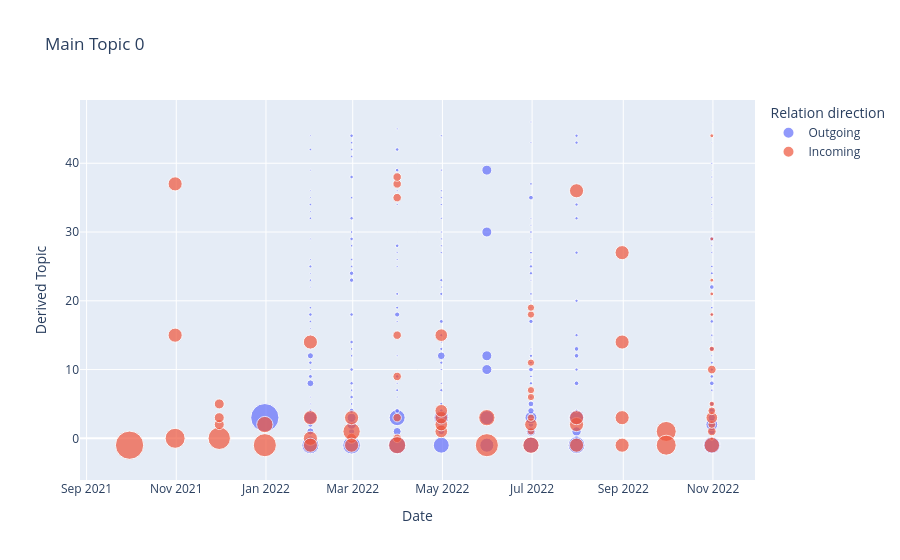
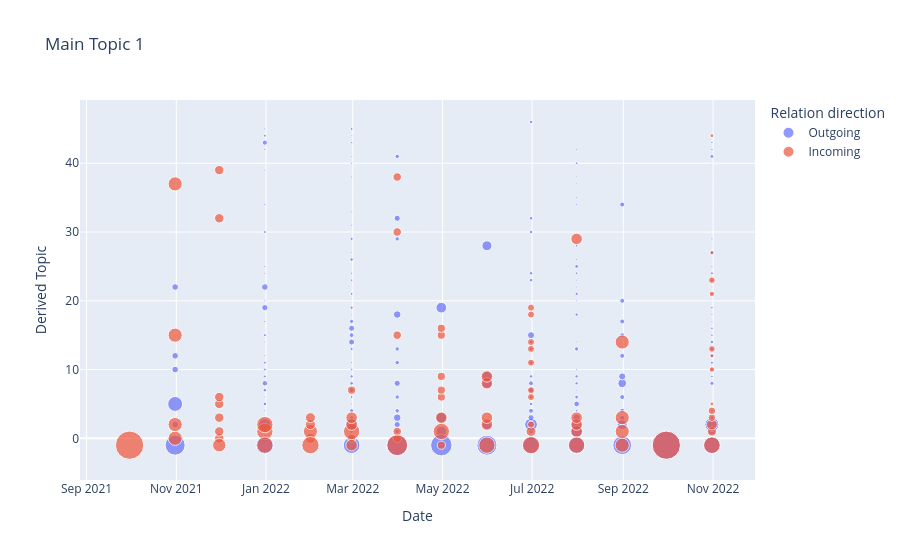
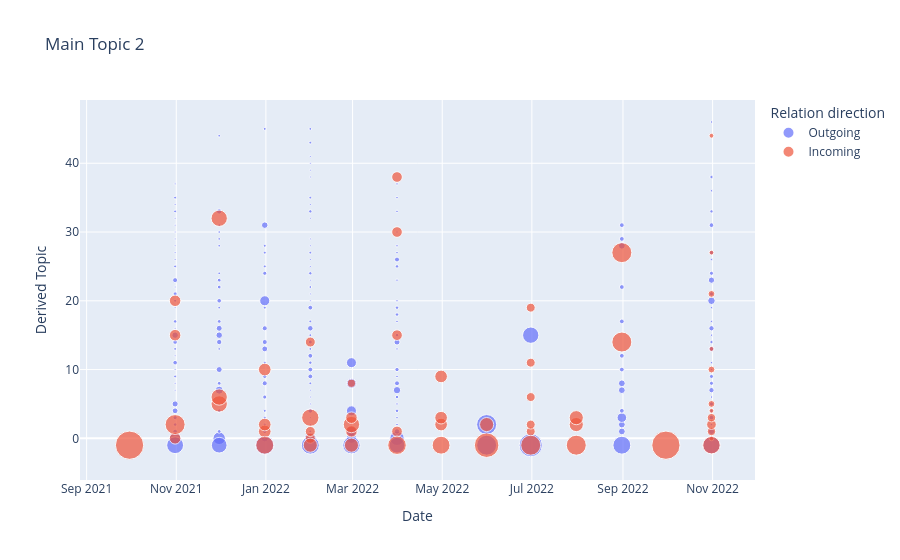
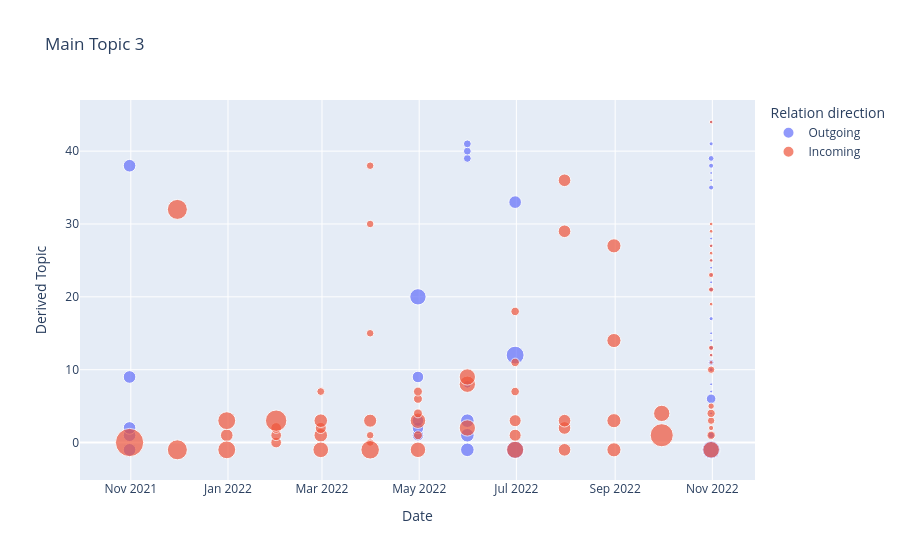

These figures' notebook cell, in order:
### Markdown cell above
# split dataframes by time

### Code cell
G = nx.DiGraph()
colors = ["red", "green", "blue", "yellow", "orange", "purple", "pink", "black", "white", "brown", "gray"]
nt = Network(height="750px", width="100%", bgcolor="#222222", font_color="white", filter_menu=True)
# Segment data into time intervals (e.g., monthly)
time_intervals_tweets = pd.date_range(start=tweets_df['date'].min(), end=tweets_df['date'].max(), freq='M')
time_intervals_replies = pd.date_range(start=replies_df['date'].min(), end=replies_df['date'].max(), freq='M')
time_intervals_quotes = pd.date_range(start=quotes_df['date'].min(), end=quotes_df['date'].max(), freq='M')
df_overtime = pd.DataFrame(columns=['date', 'result'])
visualize_outgoing_relation_using_plotly()
"""
df_overtime_incoming = pd.DataFrame(columns=['date', 'result'])
for time_interval in time_intervals_tweets:
    # Filter data for the current time interval
    data_interval = tweets_df[
        (tweets_df['date'] >= time_interval) & (tweets_df['date'] < time_interval + pd.DateOffset(months=1))]
    result_outgoing, result_incoming = find_topics_by_tweets(data_interval)
    df_overtime.loc[len(df_overtime)] = {'date': time_interval, 'result': result_outgoing.to_dict('records')}
    df_overtime['date'] = df_overtime['date'].astype(str)
    df_overtime_incoming.loc[len(df_overtime_incoming)] = {'date': time_interval,
                                                           'result': result_incoming.to_dict('records')}
    df_overtime_incoming['date'] = df_overtime_incoming['date'].astype(str)
    with open(os.path.join(os.path.dirname(notebook_path), 'result_relations.json'), 'w') as json_file:
        json.dump(df_overtime.to_dict('records'), json_file, default=str)
print(df_overtime.to_dict('records'))
"""
#visualize_evolution(df_overtime)
#visualize_evolution_main_topic_overtime(df_overtime)

### Figure 1 — Plotly figure (JSON) as saved in the notebook; plotly's stock layout.template omitted (floating-point values rounded to 4 significant figures; data arrays with more than 128 entries replaced by an {"elided": "..."} marker saying what was removed)
{"data": [{"hovertemplate": "Relation direction=Outgoing<br>Date=%{x}<br>Derived Topic=%{y}<br>Weight=%{marker.size}<extra></extra>", "legendgroup": "Outgoing", "marker": {"color": "#636efa", "size": {"elided": "205 float values"}, "sizemode": "area", "sizeref": 0.0025, "symbol": "circle"}, "mode": "markers", "name": "Outgoing", "orientation": "v", "showlegend": true, "x": {"elided": "205 str values"}, "xaxis": "x", "y": {"elided": "205 int values"}, "yaxis": "y", "type": "scatter"}, {"hovertemplate": "Relation direction=Incoming<br>Date=%{x}<br>Derived Topic=%{y}<br>Weight=%{marker.size}<extra></extra>", "legendgroup": "Incoming", "marker": {"color": "#EF553B", "size": [1.0, 0.5, 0.25, 0.25, 0.625, 0.125, 0.125, 0.125, 0.3333, 0.6667, 0.25, 0.25, 0.25, 0.25, 0.125, 0.375, 0.25, 0.25, 0.09091, 0.09091, 0.09091, 0.09091, 0.09091, 0.09091, 0.09091, 0.3636, 0.2, 0.2, 0.2, 0.2, 0.2, 0.3333, 0.6667, 0.06667, 0.2, 0.06667, 0.06667, 0.06667, 0.06667, 0.06667, 0.06667, 0.3333, 0.25, 0.25, 0.25, 0.25, 0.25, 0.25, 0.25, 0.25, 0.5, 0.5, 0.01887, 0.09434, 0.07547, 0.1698, 0.07547, 0.03774, 0.09434, 0.01887, 0.03774, 0.01887, 0.01887, 0.01887, 0.01887, 0.3019], "sizemode": "area", "sizeref": 0.0025, "symbol": "circle"}, "mode": "markers", "name": "Incoming", "orientation": "v", "showlegend": true, "x": ["2021-09-30 05:23:49", "2021-10-31 05:23:49", "2021-10-31 05:23:49", "2021-10-31 05:23:49", "2021-11-30 05:23:49", "2021-11-30 05:23:49", "2021-11-30 05:23:49", "2021-11-30 05:23:49", "2021-12-31 05:23:49", "2021-12-31 05:23:49", "2022-01-31 05:23:49", "2022-01-31 05:23:49", "2022-01-31 05:23:49", "2022-01-31 05:23:49", "2022-02-28 05:23:49", "2022-02-28 05:23:49", "2022-02-28 05:23:49", "2022-02-28 05:23:49", "2022-03-31 05:23:49", "2022-03-31 05:23:49", "2022-03-31 05:23:49", "2022-03-31 05:23:49", "2022-03-31 05:23:49", "2022-03-31 05:23:49", "2022-03-31 05:23:49", "2022-03-31 05:23:49", "2022-04-30 05:23:49", "2022-04-30 05:23:49", "2022-04-30 05:23:49", "2022-04-30 05:23:49", "2022-04-30 05:23:49", "2022-05-31 05:23:49", "2022-05-31 05:23:49", "2022-06-30 05:23:49", "2022-06-30 05:23:49", "2022-06-30 05:23:49", "2022-06-30 05:23:49", "2022-06-30 05:23:49", "2022-06-30 05:23:49", "2022-06-30 05:23:49", "2022-06-30 05:23:49", "2022-06-30 05:23:49", "2022-07-31 05:23:49", "2022-07-31 05:23:49", "2022-07-31 05:23:49", "2022-07-31 05:23:49", "2022-08-31 05:23:49", "2022-08-31 05:23:49", "2022-08-31 05:23:49", "2022-08-31 05:23:49", "2022-09-30 05:23:49", "2022-09-30 05:23:49", "2022-10-31 05:23:49", "2022-10-31 05:23:49", "2022-10-31 05:23:49", "2022-10-31 05:23:49", "2022-10-31 05:23:49", "2022-10-31 05:23:49", "2022-10-31 05:23:49", "2022-10-31 05:23:49", "2022-10-31 05:23:49", "2022-10-31 05:23:49", "2022-10-31 05:23:49", "2022-10-31 05:23:49", "2022-10-31 05:23:49", "2022-10-31 05:23:49"], "xaxis": "x", "y": [-1, 0, 37, 15, 0, 2, 3, 5, 2, -1, 0, 3, -1, 14, 0, 1, 3, -1, 0, 35, 3, 37, 38, 9, 15, -1, 1, 2, 3, 4, 15, 3, -1, 1, 2, 3, 6, 7, 11, 18, 19, -1, 2, 3, 36, -1, 3, 27, 14, -1, 1, -1, 0, 1, 2, 3, 4, 5, 10, 44, 13, 18, 21, 23, 29, -1], "yaxis": "y", "type": "scatter"}], "layout": {"xaxis": {"anchor": "y", "domain": [0.0, 1.0], "title": {"text": "Date"}}, "yaxis": {"anchor": "x", "domain": [0.0, 1.0], "title": {"text": "Derived Topic"}}, "legend": {"title": {"text": "Relation direction"}, "tracegroupgap": 0, "itemsizing": "constant"}, "title": {"text": "Main Topic 0"}}}

### Figure 2 — Plotly figure (JSON) as saved in the notebook; plotly's stock layout.template omitted (floating-point values rounded to 4 significant figures; data arrays with more than 128 entries replaced by an {"elided": "..."} marker saying what was removed)
{"data": [{"hovertemplate": "Relation direction=Outgoing<br>Date=%{x}<br>Derived Topic=%{y}<br>Weight=%{marker.size}<extra></extra>", "legendgroup": "Outgoing", "marker": {"color": "#636efa", "size": {"elided": "205 float values"}, "sizemode": "area", "sizeref": 0.0025, "symbol": "circle"}, "mode": "markers", "name": "Outgoing", "orientation": "v", "showlegend": true, "x": {"elided": "205 str values"}, "xaxis": "x", "y": {"elided": "205 int values"}, "yaxis": "y", "type": "scatter"}, {"hovertemplate": "Relation direction=Incoming<br>Date=%{x}<br>Derived Topic=%{y}<br>Weight=%{marker.size}<extra></extra>", "legendgroup": "Incoming", "marker": {"color": "#EF553B", "size": [1.0, 0.25, 0.25, 0.25, 0.25, 0.1111, 0.1111, 0.1111, 0.1111, 0.1111, 0.1111, 0.1111, 0.2222, 0.3333, 0.3333, 0.3333, 0.125, 0.25, 0.125, 0.125, 0.375, 0.08333, 0.3333, 0.1667, 0.1667, 0.08333, 0.1667, 0.09091, 0.09091, 0.09091, 0.09091, 0.09091, 0.5455, 0.3333, 0.1667, 0.08333, 0.08333, 0.08333, 0.08333, 0.08333, 0.08333, 0.1667, 0.1667, 0.1667, 0.1667, 0.3333, 0.125, 0.0625, 0.0625, 0.0625, 0.0625, 0.0625, 0.0625, 0.0625, 0.0625, 0.375, 0.1667, 0.1667, 0.1667, 0.1667, 0.3333, 0.25, 0.25, 0.25, 0.25, 1.0, 0.1091, 0.1455, 0.07273, 0.07273, 0.01818, 0.03636, 0.01818, 0.05455, 0.01818, 0.03636, 0.05455, 0.01818, 0.3455], "sizemode": "area", "sizeref": 0.0025, "symbol": "circle"}, "mode": "markers", "name": "Incoming", "orientation": "v", "showlegend": true, "x": ["2021-09-30 05:23:49", "2021-10-31 05:23:49", "2021-10-31 05:23:49", "2021-10-31 05:23:49", "2021-10-31 05:23:49", "2021-11-30 05:23:49", "2021-11-30 05:23:49", "2021-11-30 05:23:49", "2021-11-30 05:23:49", "2021-11-30 05:23:49", "2021-11-30 05:23:49", "2021-11-30 05:23:49", "2021-11-30 05:23:49", "2021-12-31 05:23:49", "2021-12-31 05:23:49", "2021-12-31 05:23:49", "2022-01-31 05:23:49", "2022-01-31 05:23:49", "2022-01-31 05:23:49", "2022-01-31 05:23:49", "2022-01-31 05:23:49", "2022-02-28 05:23:49", "2022-02-28 05:23:49", "2022-02-28 05:23:49", "2022-02-28 05:23:49", "2022-02-28 05:23:49", "2022-02-28 05:23:49", "2022-03-31 05:23:49", "2022-03-31 05:23:49", "2022-03-31 05:23:49", "2022-03-31 05:23:49", "2022-03-31 05:23:49", "2022-03-31 05:23:49", "2022-04-30 05:23:49", "2022-04-30 05:23:49", "2022-04-30 05:23:49", "2022-04-30 05:23:49", "2022-04-30 05:23:49", "2022-04-30 05:23:49", "2022-04-30 05:23:49", "2022-04-30 05:23:49", "2022-05-31 05:23:49", "2022-05-31 05:23:49", "2022-05-31 05:23:49", "2022-05-31 05:23:49", "2022-05-31 05:23:49", "2022-06-30 05:23:49", "2022-06-30 05:23:49", "2022-06-30 05:23:49", "2022-06-30 05:23:49", "2022-06-30 05:23:49", "2022-06-30 05:23:49", "2022-06-30 05:23:49", "2022-06-30 05:23:49", "2022-06-30 05:23:49", "2022-06-30 05:23:49", "2022-07-31 05:23:49", "2022-07-31 05:23:49", "2022-07-31 05:23:49", "2022-07-31 05:23:49", "2022-07-31 05:23:49", "2022-08-31 05:23:49", "2022-08-31 05:23:49", "2022-08-31 05:23:49", "2022-08-31 05:23:49", "2022-09-30 05:23:49", "2022-10-31 05:23:49", "2022-10-31 05:23:49", "2022-10-31 05:23:49", "2022-10-31 05:23:49", "2022-10-31 05:23:49", "2022-10-31 05:23:49", "2022-10-31 05:23:49", "2022-10-31 05:23:49", "2022-10-31 05:23:49", "2022-10-31 05:23:49", "2022-10-31 05:23:49", "2022-10-31 05:23:49", "2022-10-31 05:23:49"], "xaxis": "x", "y": [-1, 0, 2, 37, 15, 0, 32, 1, 3, 5, 6, 39, -1, 1, 2, -1, 0, 1, 2, 3, -1, 0, 1, 2, 3, 7, -1, 0, 1, 38, 15, 30, -1, 1, 3, 6, 7, 9, 15, 16, -1, 2, 3, 8, 9, -1, 1, 2, 6, 7, 11, 13, 14, 18, 19, -1, 1, 2, 3, 29, -1, 1, 3, 14, -1, -1, 1, 2, 3, 4, 5, 10, 12, 13, 44, 21, 23, 27, -1], "yaxis": "y", "type": "scatter"}], "layout": {"xaxis": {"anchor": "y", "domain": [0.0, 1.0], "title": {"text": "Date"}}, "yaxis": {"anchor": "x", "domain": [0.0, 1.0], "title": {"text": "Derived Topic"}}, "legend": {"title": {"text": "Relation direction"}, "tracegroupgap": 0, "itemsizing": "constant"}, "title": {"text": "Main Topic 1"}}}

### Figure 3 — Plotly figure (JSON) as saved in the notebook; plotly's stock layout.template omitted (floating-point values rounded to 4 significant figures; data arrays with more than 128 entries replaced by an {"elided": "..."} marker saying what was removed)
{"data": [{"hovertemplate": "Relation direction=Outgoing<br>Date=%{x}<br>Derived Topic=%{y}<br>Weight=%{marker.size}<extra></extra>", "legendgroup": "Outgoing", "marker": {"color": "#636efa", "size": {"elided": "201 float values"}, "sizemode": "area", "sizeref": 0.0025, "symbol": "circle"}, "mode": "markers", "name": "Outgoing", "orientation": "v", "showlegend": true, "x": {"elided": "201 str values"}, "xaxis": "x", "y": {"elided": "201 int values"}, "yaxis": "y", "type": "scatter"}, {"hovertemplate": "Relation direction=Incoming<br>Date=%{x}<br>Derived Topic=%{y}<br>Weight=%{marker.size}<extra></extra>", "legendgroup": "Incoming", "marker": {"color": "#EF553B", "size": [1.0, 0.1667, 0.5, 0.1667, 0.1667, 0.3333, 0.3333, 0.3333, 0.2, 0.2, 0.2, 0.4, 0.125, 0.125, 0.375, 0.125, 0.25, 0.1667, 0.3333, 0.1667, 0.08333, 0.25, 0.1429, 0.1429, 0.1429, 0.4286, 0.1429, 0.2, 0.2, 0.2, 0.4, 0.25, 0.75, 0.1, 0.1, 0.1, 0.1, 0.1, 0.5, 0.25, 0.25, 0.5, 0.5, 0.5, 1.0, 0.02941, 0.08824, 0.1176, 0.08824, 0.02941, 0.05882, 0.05882, 0.02941, 0.02941, 0.05882, 0.02941, 0.3824], "sizemode": "area", "sizeref": 0.0025, "symbol": "circle"}, "mode": "markers", "name": "Incoming", "orientation": "v", "showlegend": true, "x": ["2021-09-30 05:23:49", "2021-10-31 05:23:49", "2021-10-31 05:23:49", "2021-10-31 05:23:49", "2021-10-31 05:23:49", "2021-11-30 05:23:49", "2021-11-30 05:23:49", "2021-11-30 05:23:49", "2021-12-31 05:23:49", "2021-12-31 05:23:49", "2021-12-31 05:23:49", "2021-12-31 05:23:49", "2022-01-31 05:23:49", "2022-01-31 05:23:49", "2022-01-31 05:23:49", "2022-01-31 05:23:49", "2022-01-31 05:23:49", "2022-02-28 05:23:49", "2022-02-28 05:23:49", "2022-02-28 05:23:49", "2022-02-28 05:23:49", "2022-02-28 05:23:49", "2022-03-31 05:23:49", "2022-03-31 05:23:49", "2022-03-31 05:23:49", "2022-03-31 05:23:49", "2022-03-31 05:23:49", "2022-04-30 05:23:49", "2022-04-30 05:23:49", "2022-04-30 05:23:49", "2022-04-30 05:23:49", "2022-05-31 05:23:49", "2022-05-31 05:23:49", "2022-06-30 05:23:49", "2022-06-30 05:23:49", "2022-06-30 05:23:49", "2022-06-30 05:23:49", "2022-06-30 05:23:49", "2022-06-30 05:23:49", "2022-07-31 05:23:49", "2022-07-31 05:23:49", "2022-07-31 05:23:49", "2022-08-31 05:23:49", "2022-08-31 05:23:49", "2022-09-30 05:23:49", "2022-10-31 05:23:49", "2022-10-31 05:23:49", "2022-10-31 05:23:49", "2022-10-31 05:23:49", "2022-10-31 05:23:49", "2022-10-31 05:23:49", "2022-10-31 05:23:49", "2022-10-31 05:23:49", "2022-10-31 05:23:49", "2022-10-31 05:23:49", "2022-10-31 05:23:49", "2022-10-31 05:23:49"], "xaxis": "x", "y": [-1, 0, 2, 20, 15, 32, 5, 6, 1, 10, 2, -1, 0, 1, 3, 14, -1, 1, 2, 3, 8, -1, 1, 38, 15, -1, 30, 9, 2, 3, -1, 2, -1, 1, 2, 6, 11, 19, -1, 2, 3, -1, 27, 14, -1, 0, 1, 2, 3, 4, 5, 10, 44, 13, 21, 27, -1], "yaxis": "y", "type": "scatter"}], "layout": {"xaxis": {"anchor": "y", "domain": [0.0, 1.0], "title": {"text": "Date"}}, "yaxis": {"anchor": "x", "domain": [0.0, 1.0], "title": {"text": "Derived Topic"}}, "legend": {"title": {"text": "Relation direction"}, "tracegroupgap": 0, "itemsizing": "constant"}, "title": {"text": "Main Topic 2"}}}

### Figure 4 — Plotly figure (JSON) as saved in the notebook; plotly's stock layout.template omitted (floating-point values rounded to 4 significant figures)
{"data": [{"hovertemplate": "Relation direction=Outgoing<br>Date=%{x}<br>Derived Topic=%{y}<br>Weight=%{marker.size}<extra></extra>", "legendgroup": "Outgoing", "marker": {"color": "#636efa", "size": [0.2, 0.2, 0.2, 0.2, 0.2, 0.1667, 0.1667, 0.1667, 0.1667, 0.3333, 0.2308, 0.2308, 0.07692, 0.07692, 0.07692, 0.07692, 0.2308, 0.2, 0.4, 0.4, 0.01053, 0.05263, 0.01053, 0.1158, 0.01053, 0.01053, 0.02105, 0.04211, 0.01053, 0.02105, 0.01053, 0.01053, 0.02105, 0.02105, 0.01053, 0.01053, 0.01053, 0.01053, 0.01053, 0.01053, 0.03158, 0.01053, 0.01053, 0.03158, 0.04211, 0.02105, 0.01053, 0.4105], "sizemode": "area", "sizeref": 0.0025, "symbol": "circle"}, "mode": "markers", "name": "Outgoing", "orientation": "v", "showlegend": true, "x": ["2021-10-31 05:23:49", "2021-10-31 05:23:49", "2021-10-31 05:23:49", "2021-10-31 05:23:49", "2021-10-31 05:23:49", "2022-04-30 05:23:49", "2022-04-30 05:23:49", "2022-04-30 05:23:49", "2022-04-30 05:23:49", "2022-04-30 05:23:49", "2022-05-31 05:23:49", "2022-05-31 05:23:49", "2022-05-31 05:23:49", "2022-05-31 05:23:49", "2022-05-31 05:23:49", "2022-05-31 05:23:49", "2022-05-31 05:23:49", "2022-06-30 05:23:49", "2022-06-30 05:23:49", "2022-06-30 05:23:49", "2022-10-31 05:23:49", "2022-10-31 05:23:49", "2022-10-31 05:23:49", "2022-10-31 05:23:49", "2022-10-31 05:23:49", "2022-10-31 05:23:49", "2022-10-31 05:23:49", "2022-10-31 05:23:49", "2022-10-31 05:23:49", "2022-10-31 05:23:49", "2022-10-31 05:23:49", "2022-10-31 05:23:49", "2022-10-31 05:23:49", "2022-10-31 05:23:49", "2022-10-31 05:23:49", "2022-10-31 05:23:49", "2022-10-31 05:23:49", "2022-10-31 05:23:49", "2022-10-31 05:23:49", "2022-10-31 05:23:49", "2022-10-31 05:23:49", "2022-10-31 05:23:49", "2022-10-31 05:23:49", "2022-10-31 05:23:49", "2022-10-31 05:23:49", "2022-10-31 05:23:49", "2022-10-31 05:23:49", "2022-10-31 05:23:49"], "xaxis": "x", "y": [1, 2, 38, 9, -1, 1, 2, 3, 9, 20, 1, 3, 39, 40, 8, 41, -1, 33, 12, -1, 0, 1, 4, 6, 7, 8, 10, 11, 12, 13, 14, 15, 17, 21, 22, 23, 24, 25, 27, 28, 35, 36, 37, 38, 39, 41, 44, -1], "yaxis": "y", "type": "scatter"}, {"hovertemplate": "Relation direction=Incoming<br>Date=%{x}<br>Derived Topic=%{y}<br>Weight=%{marker.size}<extra></extra>", "legendgroup": "Incoming", "marker": {"color": "#EF553B", "size": [1.0, 0.5, 0.5, 0.2, 0.4, 0.4, 0.1429, 0.1429, 0.1429, 0.5714, 0.2308, 0.1538, 0.2308, 0.07692, 0.3077, 0.07143, 0.07143, 0.2143, 0.07143, 0.07143, 0.07143, 0.4286, 0.1, 0.3, 0.1, 0.1, 0.1, 0.3, 0.3333, 0.3333, 0.3333, 0.1818, 0.1818, 0.09091, 0.09091, 0.09091, 0.3636, 0.2, 0.2, 0.2, 0.2, 0.2, 0.25, 0.25, 0.25, 0.25, 0.6667, 0.3333, 0.08621, 0.03448, 0.06897, 0.08621, 0.05172, 0.06897, 0.01724, 0.01724, 0.03448, 0.01724, 0.03448, 0.03448, 0.01724, 0.01724, 0.01724, 0.01724, 0.01724, 0.01724, 0.3448], "sizemode": "area", "sizeref": 0.0025, "symbol": "circle"}, "mode": "markers", "name": "Incoming", "orientation": "v", "showlegend": true, "x": ["2021-10-31 05:23:49", "2021-11-30 05:23:49", "2021-11-30 05:23:49", "2021-12-31 05:23:49", "2021-12-31 05:23:49", "2021-12-31 05:23:49", "2022-01-31 05:23:49", "2022-01-31 05:23:49", "2022-01-31 05:23:49", "2022-01-31 05:23:49", "2022-02-28 05:23:49", "2022-02-28 05:23:49", "2022-02-28 05:23:49", "2022-02-28 05:23:49", "2022-02-28 05:23:49", "2022-03-31 05:23:49", "2022-03-31 05:23:49", "2022-03-31 05:23:49", "2022-03-31 05:23:49", "2022-03-31 05:23:49", "2022-03-31 05:23:49", "2022-03-31 05:23:49", "2022-04-30 05:23:49", "2022-04-30 05:23:49", "2022-04-30 05:23:49", "2022-04-30 05:23:49", "2022-04-30 05:23:49", "2022-04-30 05:23:49", "2022-05-31 05:23:49", "2022-05-31 05:23:49", "2022-05-31 05:23:49", "2022-06-30 05:23:49", "2022-06-30 05:23:49", "2022-06-30 05:23:49", "2022-06-30 05:23:49", "2022-06-30 05:23:49", "2022-06-30 05:23:49", "2022-07-31 05:23:49", "2022-07-31 05:23:49", "2022-07-31 05:23:49", "2022-07-31 05:23:49", "2022-07-31 05:23:49", "2022-08-31 05:23:49", "2022-08-31 05:23:49", "2022-08-31 05:23:49", "2022-08-31 05:23:49", "2022-09-30 05:23:49", "2022-09-30 05:23:49", "2022-10-31 05:23:49", "2022-10-31 05:23:49", "2022-10-31 05:23:49", "2022-10-31 05:23:49", "2022-10-31 05:23:49", "2022-10-31 05:23:49", "2022-10-31 05:23:49", "2022-10-31 05:23:49", "2022-10-31 05:23:49", "2022-10-31 05:23:49", "2022-10-31 05:23:49", "2022-10-31 05:23:49", "2022-10-31 05:23:49", "2022-10-31 05:23:49", "2022-10-31 05:23:49", "2022-10-31 05:23:49", "2022-10-31 05:23:49", "2022-10-31 05:23:49", "2022-10-31 05:23:49"], "xaxis": "x", "y": [0, 32, -1, 1, 3, -1, 0, 1, 2, 3, 1, 2, 3, 7, -1, 0, 1, 3, 38, 15, 30, -1, 1, 3, 4, 6, 7, -1, 8, 9, 2, 1, 3, 7, 11, 18, -1, 2, 3, 36, 29, -1, 3, 27, 14, -1, 1, 4, 1, 2, 3, 4, 5, 10, 11, 12, 13, 19, 21, 23, 25, 26, 27, 29, 30, 44, -1], "yaxis": "y", "type": "scatter"}], "layout": {"xaxis": {"anchor": "y", "domain": [0.0, 1.0], "title": {"text": "Date"}}, "yaxis": {"anchor": "x", "domain": [0.0, 1.0], "title": {"text": "Derived Topic"}}, "legend": {"title": {"text": "Relation direction"}, "tracegroupgap": 0, "itemsizing": "constant"}, "title": {"text": "Main Topic 3"}}}
